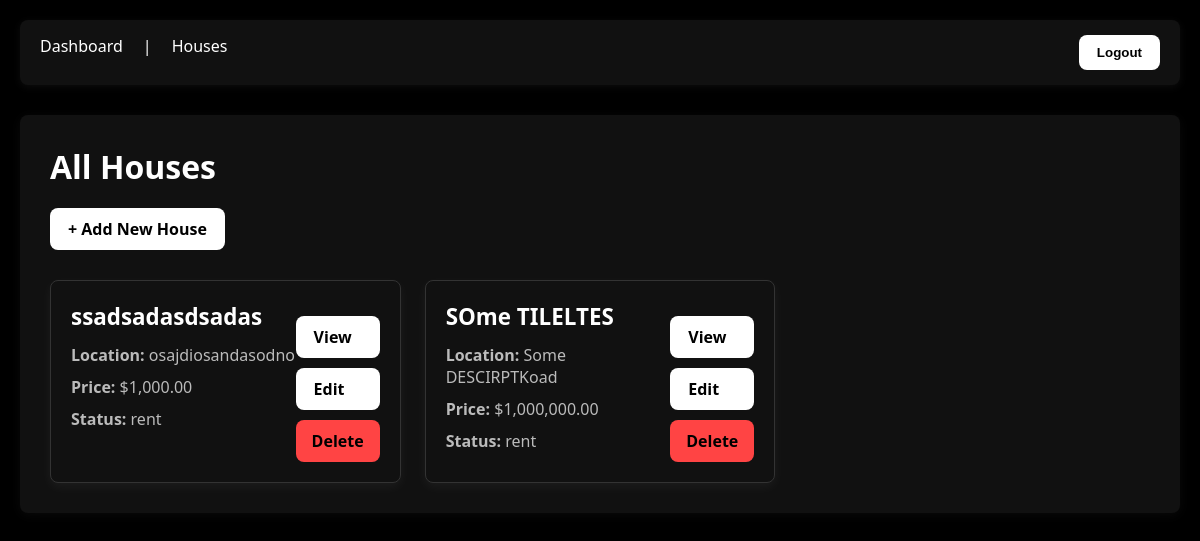
Page /houses/ (signed in) on the earlier database version.
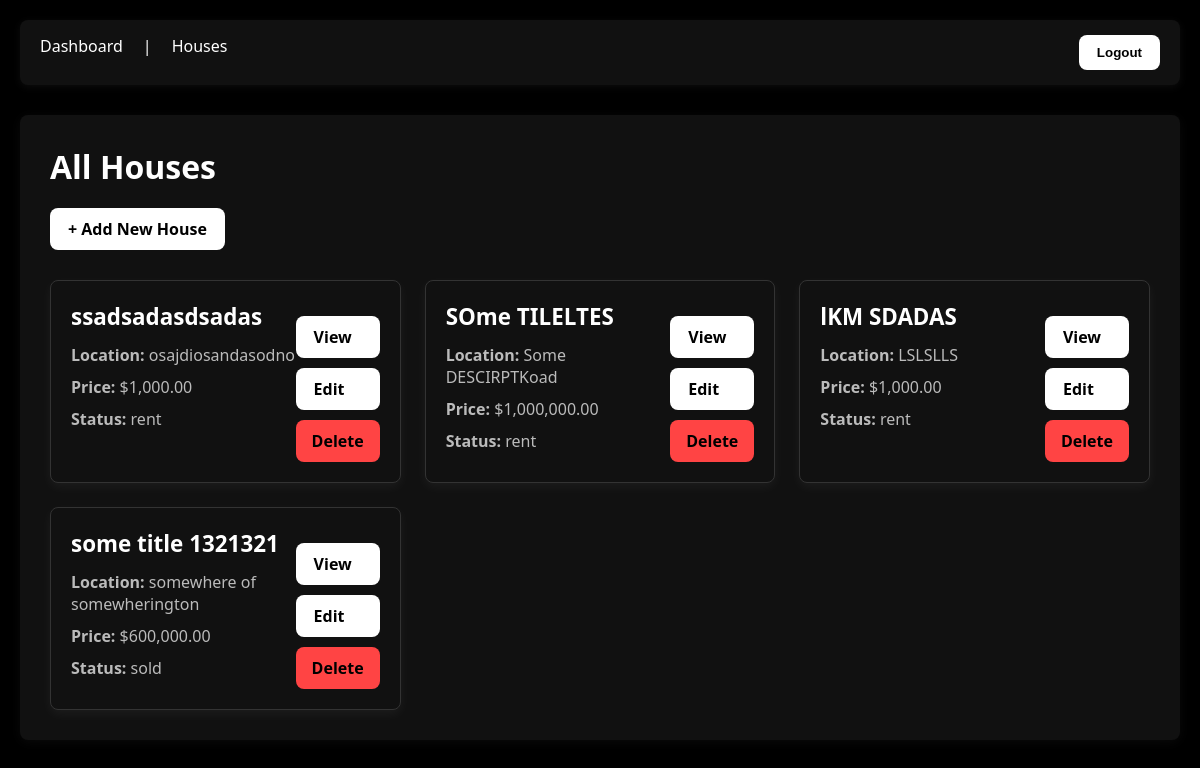
Same page on the later database version.
### houses/models.py (models this page shows, shortened)
class House(models.Model):
    PROPERTY_TYPES = [
        ('house', 'House'),
        ('apartment', "Apartment"),
        ('condo',"Condo"),
        ('commercial','Commercial'),
        ('land','Land'),
    ]
    STATUS_CHOICES = [
        ('sale', 'Sale'),
        ('rent', 'Rent'),
        ('sold', 'Sold'),
        ('pending', 'Pending'),
    ]
    title = models.CharField(max_length=100)
    property_type = models.CharField(max_length=20, choices=PROPERTY_TYPES, default='apartment')
    price = models.DecimalField(max_digits=12, decimal_places=3, )
    status = models.CharField(max_length=10, choices=STATUS_CHOICES, default='rent')
    description = models.TextField(blank=True)
    address = models.TextField()
    latitude = models.DecimalField(max_digits=9, decimal_places=6, blank=True, null=True)
    longitude = models.DecimalField(max_digits=9, decimal_places=6, blank=True, null=True)
    bedrooms = models.PositiveIntegerField(default=3)
    bathrooms = models.PositiveIntegerField(default=1)
    lot_size = models.PositiveIntegerField()
    year_built = models.PositiveIntegerField(blank=True, null=True)
    floor_number = models.PositiveIntegerField(blank=True, null=True)
    total_floors = models.PositiveIntegerField(blank=True, null=True)
    parking_spaces = models.PositiveIntegerField(default=0)
    price = models.DecimalField(max_digits=15, decimal_places=2)
    main_image = models.ImageField(upload_to='houses/', blank=True, null=True)
    created_at = models.DateTimeField(auto_now_add=True)
    updated_at = models.DateTimeField(auto_now=True)
    agent = models.ForeignKey(
        settings.AUTH_USER_MODEL,
        on_delete=models.CASCADE,
        related_name='houses',
        )

### houses/views.py (the view)
# urls.py: path('', HouseListView.as_view(), name='list'),
class HouseListView(LoginRequiredMixin, ListView):
    model = House
    template_name = "houses/list.html"
    context_object_name = "houses"
    def get_queryset(self):
        return House.objects.filter(agent=self.request.user)

### houses/templates/houses/list.html (shortened to what this page needs)
{% extends 'base.html' %}
{% load humanize %}
{% load static %}
{% block extra_css %}
<link rel="stylesheet" href="{% static 'houses/css/list.css' %}">
{% endblock %}
{% block content %}
<h1>All Houses</h1>
<a href="{% url 'houses:create' %}" class="button">+ Add New House</a>
<div class="card-grid">
    {% for house in houses %}
    <div class="card">
        <div>
            <h2 class="card-title">{{ house.title }}</h2>
            <p><strong>Location:</strong> {{ house.address }}</p>
            <p><strong>Price:</strong> ${{ house.price|intcomma }}</p>
            <p><strong>Status:</strong> {{ house.status }}</p>
        </div>
        <div class="card-actions">
            <a href="{% url 'houses:detail' house.id %}" class="button">View</a>
            <a href="{% url 'houses:update' house.id %}" class="button">Edit</a>
            <a href="{% url 'houses:delete' house.id %}" class="button delete-button">Delete</a>
        </div>
    </div>
    {% empty %}
    <p class="text-center">No houses yet.</p>
    {% endfor %}
</div>
{% endblock %}

### templates/base.html (shortened to what this page needs)
{% load static %}
<!DOCTYPE html>
<html lang="en">
<head>
    <link rel="stylesheet" href="{% static 'css/style.css' %}">
    {% block extra_css %}{% endblock %}
</head>
<body>
    <nav>
        <a href="{% url 'dashboard:dashboard' %}">Dashboard</a> |
        <a href="{% url 'houses:list' %}">Houses</a>
        {% if user.is_authenticated %}
            <form class= "account_action" action="{% url 'logout' %}" method="post" style="display:inline;">
                <button type="submit">Logout</button>
            </form>
        {% else %}
            <a class="account_action" href="{% url 'login' %}">Login</a>
        {% endif %}
    </nav>
    <main>
        {% block content %}{% endblock %}
    </main>
</body>
</html>

### static/css/style.css (style rules this page uses)
* { margin: 0; padding: 0; box-sizing: border-box; }
body { font-family: 'Segoe UI', Tahoma, Geneva, Verdana, sans-serif; background-color: #000000; color: #ffffff; padding: 20px; }
nav { background-color: #111111; padding: 15px 20px; border-radius: 8px; box-shadow: 0 2px 8px rgba(255, 255, 255, 0.05); margin-bottom: 30px; display: flex; gap: 20px; }
nav a { color: #ffffff; text-decoration: none; font-weight: 500; transition: color 0.2s ease; }
.account_action { margin-left:auto; background:none; border:none; padding:0; color:#838383; cursor:pointer; margin: right 0; }
main { background-color: #111111; padding: 30px; border-radius: 8px; box-shadow: 0 2px 12px rgba(255, 255, 255, 0.04); }
h1, h2 { color: #ffffff; margin-bottom: 20px; }
button, .button { background-color: #ffffff; color: #000000; padding: 10px 18px; border: none; border-radius: 8px; cursor: pointer; font-weight: 600; transition: background-color 0.2s ease; text-decoration: none; display: inline-block; }

### houses/static/houses/css/list.css (style rules this page uses)
.card-grid { display: grid; grid-template-columns: repeat(3, 1fr); gap: 24px; margin-top: 30px; }
.card { background-color: #111111; border: 1px solid #333333; border-radius: 8px; padding: 20px; box-shadow: 0 4px 12px rgba(255, 255, 255, 0.05); transition: transform 0.2s ease, box-shadow 0.2s ease; display: flex; flex-direction: row; justify-content: space-between; }
.card-title { font-size: 1.4rem; margin-bottom: 12px; color: #ffffff; }
.card p { margin-bottom: 10px; color: #bbbbbb; }
.card-actions { margin-top: auto; display: flex; flex-direction: column; gap: 10px; flex-wrap: wrap; justify-content: flex-end; }
.delete-button { background-color: #ff4444; color: #000000; border: none; border-radius: 8px; padding: 10px 16px; cursor: pointer; font-weight: 600; transition: background-color 0.2s ease; }

Differences in the rows shown:
added House: title "lKM SDADAS", address "LSLSLLS", price "1,000.00", status "rent"
added House: title "some title 1321321", address "somewhere of somewherington", price "600,000.00", status "sold"
